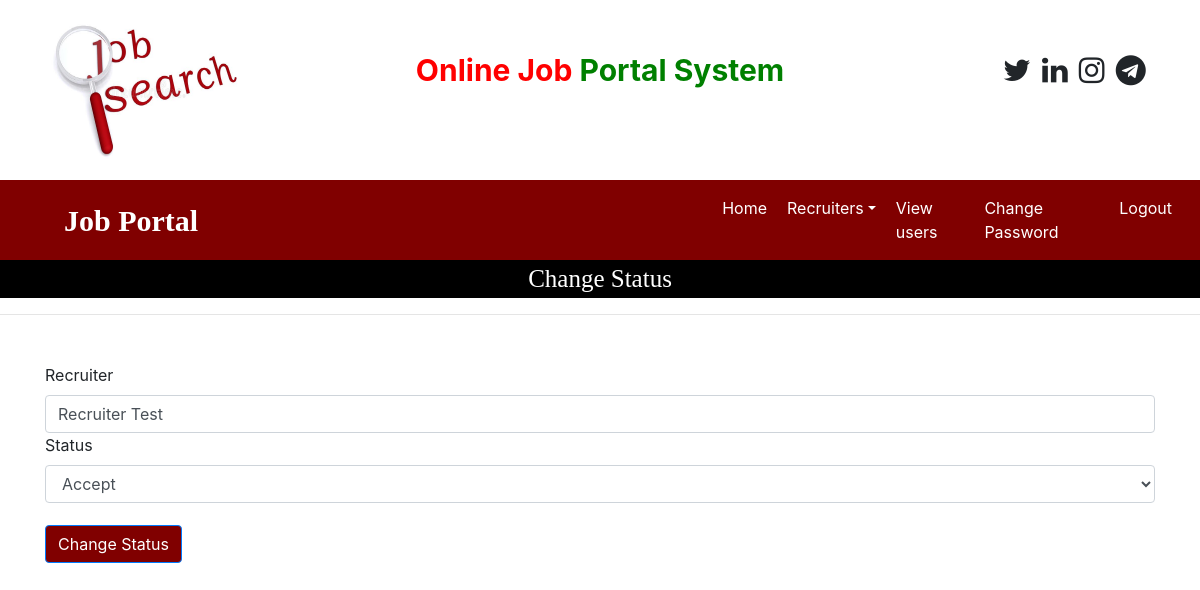
/change_status/1 (signed in), run on an earlier commit of the app's database.
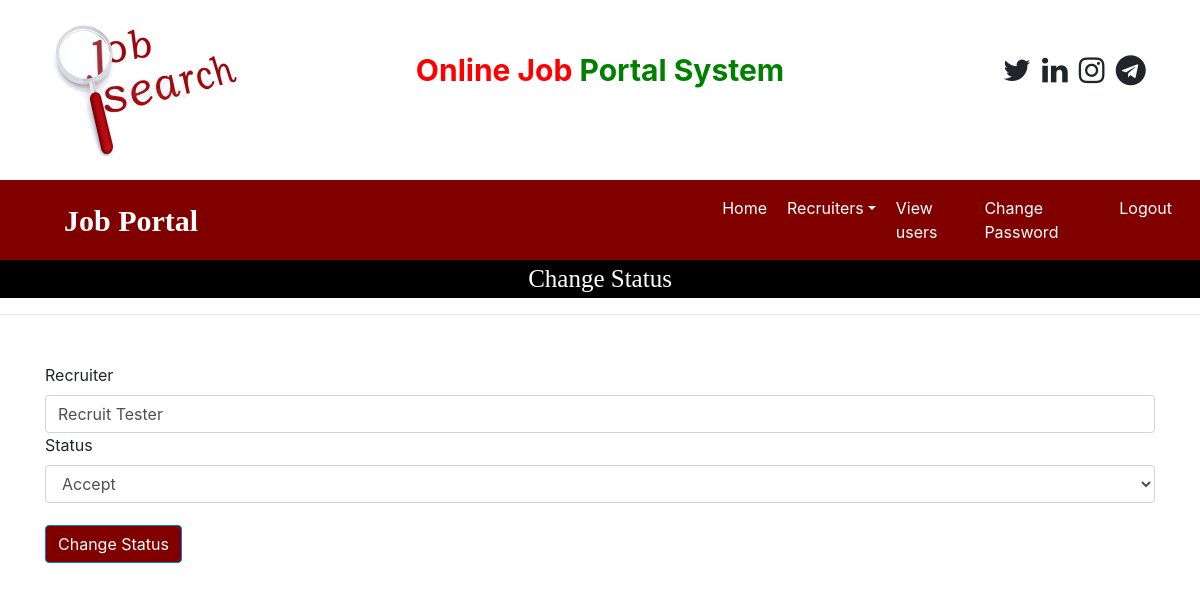
And on a later commit of the database.
### job/models.py (models this page shows, shortened)
class Recruiter(models.Model):
    user = models.ForeignKey(User, on_delete=models.CASCADE)
    mobile = models.CharField(max_length=15, null=True)
    image = models.FileField(null=True)
    gender = models.CharField(max_length=10, null=True)
    company = models.CharField(max_length=50, null=True)
    type = models.CharField(max_length=15, null=True)
    status = models.CharField(max_length=20, null=True)

### job/views.py (the view, shortened to what this page needs)
# urls.py: path('change_status/<int:pid>', change_status, name="change_status"),
def change_status(request, pid):
    error = ""
    if not request.user.is_authenticated:
        return redirect('admin_login')
    recruiter = Recruiter.objects.get(id=pid)
    d = {'recruiter': recruiter, 'error': error}
    return render(request, 'change_status.html', d)

### job/templates/change_status.html (shortened to what this page needs)
{% load static %}
{% block body %}
{% include 'admin_navigations.html' %}
<div style="font-family:'Monotype Corsiva'; font-size:25px; color: white; background-color: black; text-align: center">
    Change Status
</div>
<hr>
<form class="container mt-5" method="post">
    <label>Recruiter</label>
    <input type="text" class="form-control" name="uname" value="{{recruiter.user.first_name}} {{recruiter.user.last_name}}">
    <label>Status</label>
    <select class="form-control" name="status">
        <option value="Accept">Accept</option>
        <input type="submit" class="btn btn-primary" style="margin-top:2%; color:white; background-color:maroon" value="Change Status">
    </select>
</form>
{% endblock %}

What changed in the data, as far as the page shows it:
changed Recruiter: uname "Recruiter Test" → "Recruit Tester"
